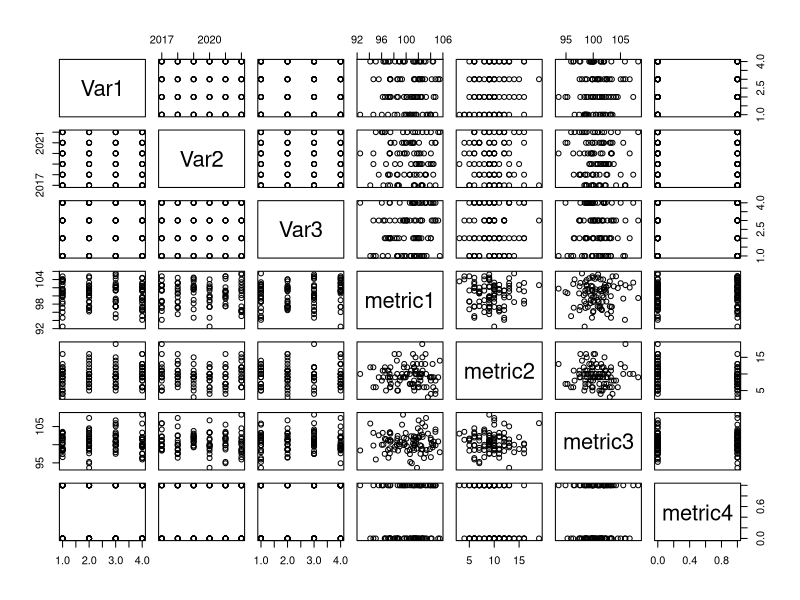

This chart was generated by the following R code:
# generate data

# categorical variables
ncat<-c("hosp","year","therapeuticarea")

hosp<-c("RPA","Prince of Wales","Westmead","RNS")

tarea<-c("cancer","othapedics","COPD","diabetes")
year<-c(2017:2022)
df<-as.data.frame(expand.grid(hosp,year,tarea))

# metrics
df$metric1<-rnorm(nrow(df),100,3)
df$metric2<-rpois(nrow(df),10)
df$metric3<-rnorm(nrow(df),100,3)
df$metric4<-rbinom(nrow(df),1,0.5)
plot(df)

write.csv(df,"thisisdf.csv")
getwd()

# 
# Different extract times
# ims+ constantly evolving
# he filtered on reported  date rather than incident date
# 
# can remove all patient details
# 
# mental health facility - multiple people affected by covid outbreak in prison
# RIB has to be done for any confirmed harm score 1 - but anything can have a RIB if the CEO asks for it
